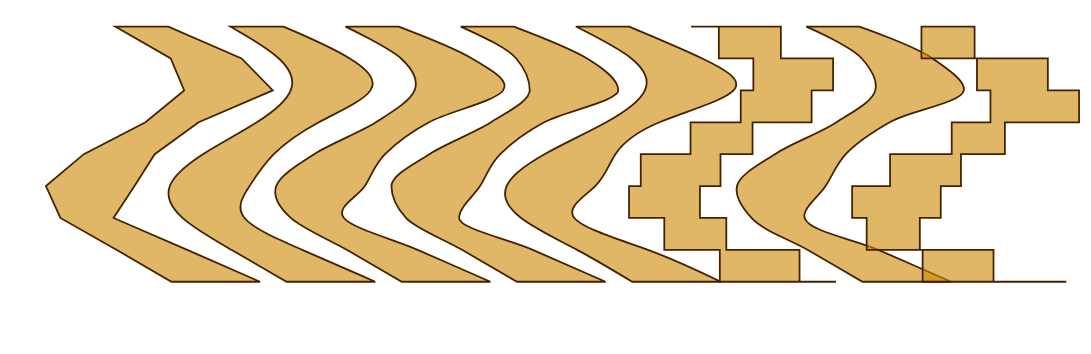

Write the Vega-Lite specification saved for this chart.
### Vega specification from a JSON file in a GitHub repository (floating-point values rounded to 4 significant figures)
{"$schema": "https://vega.github.io/schema/vega/v6.json", "width": 540, "height": 190, "padding": 5, "marks": [{"type": "area", "from": {"data": "h"}, "encode": {"update": {"orient": {"value": "horizontal"}, "y": {"field": "y"}, "x": {"signal": "datum.x + 0"}, "width": {"field": "w"}, "interpolate": {"value": "linear"}, "fill": {"value": "#c80"}, "fillOpacity": {"value": 0.6}, "stroke": {"value": "#420"}}}}, {"type": "area", "from": {"data": "h"}, "encode": {"update": {"orient": {"value": "horizontal"}, "y": {"field": "y"}, "x": {"signal": "datum.x + 65"}, "width": {"field": "w"}, "interpolate": {"value": "basis"}, "fill": {"value": "#c80"}, "fillOpacity": {"value": 0.6}, "stroke": {"value": "#420"}}}}, {"type": "area", "from": {"data": "h"}, "encode": {"update": {"orient": {"value": "horizontal"}, "y": {"field": "y"}, "x": {"signal": "datum.x + 130"}, "width": {"field": "w"}, "interpolate": {"value": "cardinal"}, "fill": {"value": "#c80"}, "fillOpacity": {"value": 0.6}, "stroke": {"value": "#420"}}}}, {"type": "area", "from": {"data": "h"}, "encode": {"update": {"orient": {"value": "horizontal"}, "y": {"field": "y"}, "x": {"signal": "datum.x + 195"}, "width": {"field": "w"}, "interpolate": {"value": "monotone"}, "fill": {"value": "#c80"}, "fillOpacity": {"value": 0.6}, "stroke": {"value": "#420"}}}}, {"type": "area", "from": {"data": "h"}, "encode": {"update": {"orient": {"value": "horizontal"}, "y": {"field": "y"}, "x": {"signal": "datum.x + 260"}, "width": {"field": "w"}, "interpolate": {"value": "natural"}, "fill": {"value": "#c80"}, "fillOpacity": {"value": 0.6}, "stroke": {"value": "#420"}}}}, {"type": "area", "from": {"data": "h"}, "encode": {"update": {"orient": {"value": "horizontal"}, "y": {"field": "y"}, "x": {"signal": "datum.x + 325"}, "width": {"field": "w"}, "interpolate": {"value": "step"}, "fill": {"value": "#c80"}, "fillOpacity": {"value": 0.6}, "stroke": {"value": "#420"}}}}, {"type": "area", "from": {"data": "h"}, "encode": {"update": {"orient": {"value": "horizontal"}, "y": {"field": "y"}, "x": {"signal": "datum.x + 390"}, "width": {"field": "w"}, "interpolate": {"value": "catmull-rom"}, "fill": {"value": "#c80"}, "fillOpacity": {"value": 0.6}, "stroke": {"value": "#420"}}}}, {"type": "area", "from": {"data": "h"}, "encode": {"update": {"orient": {"value": "horizontal"}, "y": {"field": "y"}, "x": {"signal": "datum.x + 455"}, "width": {"field": "w"}, "interpolate": {"value": "step-before"}, "fill": {"value": "#c80"}, "fillOpacity": {"value": 0.6}, "stroke": {"value": "#420"}}}}], "data": [{"name": "h", "values": [{"y": 10, "x": 60.0, "w": 30}, {"y": 28, "x": 91.33, "w": 40}, {"y": 46, "x": 98.95, "w": 50}, {"y": 64, "x": 77.1, "w": 30}, {"y": 82, "x": 42.3, "w": 40}, {"y": 100, "x": 20.9, "w": 50}, {"y": 118, "x": 29.09, "w": 30}, {"y": 136, "x": 60.67, "w": 40}, {"y": 154, "x": 91.75, "w": 50}]}]}
